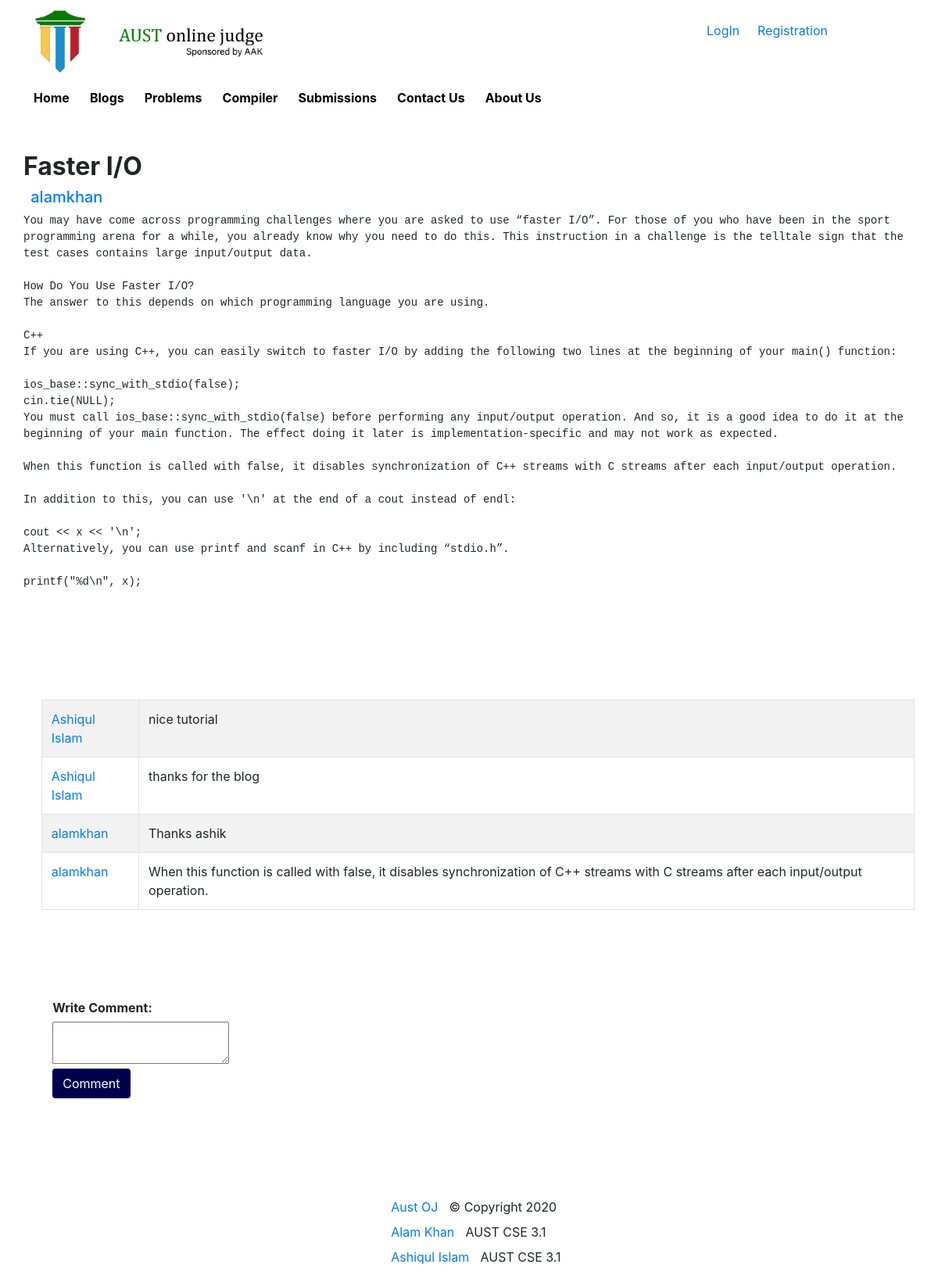
Screenshot of /blog-view.php?id=9000001 with the database file from the repository.
### tables this page shows
CREATE TABLE `project_picture` (
  `name` varchar(200) NOT NULL,
  `path` varchar(200) NOT NULL
);

CREATE TABLE `blog` (
  `blogid` int(11) NOT NULL,
  `heading` varchar(200) NOT NULL,
  `message` longtext NOT NULL,
  `username` varchar(200) NOT NULL,
  `userid` int(11) NOT NULL
);

CREATE TABLE `comments` (
  `blogid` int(11) NOT NULL,
  `username` varchar(200) NOT NULL,
  `userid` int(11) NOT NULL,
  `comment` longtext NOT NULL
);

### blog-view.php (the view, shortened to what this page needs)
<?php
	if(isset($_SESSION['username']))
		include 'loggedin.php';
	else
	include 'notloggedin.php';
	$id  = $_GET['id'];
    $servername = "localhost";
	$username = "root";
	$password = "";
	$dbname = "170204084";
    $conn = new mysqli($servername, $username, $password, $dbname);
    $sql = "SELECT * FROM blog where blogid = '".$id."'";
    $result= $conn->query($sql);
    while($row = $result-> fetch_assoc())
    {
        $blogid = $row["blogid"];
        $heading= $row['heading'];
        $message= $row['message'];
        $name = $row['username'];
        $userid = $row['userid'];
    }
?>
<!DOCTYPE html>
<html lang="en">
	<head>
	    <link rel="stylesheet" href="css/bootstrap.min.css" />
	    <link rel="stylesheet" href="css/main.css" />
	</head>
	<body>
		<div class="Row">
			<div class="container">
				<div class="row bar">
						<div class = "col-1.5">
							<a href="index.php"><button type="button" class="btn homebutton"><b>Home</b></button></a>
						</div>
						<div class = "col-1.5">
							<a href="blogs.php"><button type="button" class="btn homebutton"><b>Blogs</b></button></a>
						</div>
						<div class = "col-1.5">
							<a href="problems.php"><button type="button" class="btn homebutton"><b>Problems</b></button></a>
						</div>
						<div class = "col-1.5">
							<a href="compiler.php"><button type="button" class="btn homebutton"><b>Compiler</b></button></a>
						</div>
						<div class = "col-1.5">
							<a href="submissions.php"><button type="button" class="btn homebutton"><b>Submissions</b></button></a>
						</div>
						<div class = "col-1.5">
							<a href="contactus.php"><button type="button" class="btn homebutton"><b>Contact Us</b></button></a>
						</div>
						<div class = "col-1.5">
							<a href="aboutus.php"><button type="button" class="btn homebutton"><b>About Us</b></button></a>
						</div>
				</div>
			</div>
			<div class="row space"></div>
			<div class="container blog">
				<div class = "row">
                    <div class = "blog-view-design">
                        <h2><b><?php echo $heading ?> </b></h2>
                        <h5>-<a  href="profile.php?id=<?php echo $userid ?>"><?php echo $name ?> </a></h5>
                        <pre class = "statement"><?php echo $message ?> </pre>
                    </div>
               </div>
			</div>
			<div class ="row space"></div>
			<div class="container comment-box">
                <div class = "row">
                    <div class = "problem-design">
                        <h5><b>Comments:</b></h5>
                        <div class="comment-design">
                        	<table class="table table-bordered table-striped">
	                        	<?php
	                        		$sql = "SELECT * FROM comments where blogid = '".$blogid."'";
								    $result= $conn->query($sql);
								    while($row = $result-> fetch_assoc())
								    {
								        echo "<tr><td><a  href=\"profile.php?id=".$row["userid"]."\">".$row["username"]."</a></td> <td>".$row["comment"]."</td></tr>";
								    }
	                        	?>
                        	</table>
                        </div>
                    </div>
               </div>
			</div>
			<div class ="row space"></div>
			<div class="container write-comment">
				<div class ="row space"></div>
				<div class = "problem-design">
					<h6><b>Write Comment:</b></h6>
                      <form method="post" action="add-comment-database.php?id=<?php echo $blogid?>">
			            <textarea class="textarea7" name="comment" required=""></textarea>
                        <button type="submit" class="btn loginbutton " value="Submit" name="submit">Comment</button>
			          </form>
               </div>
               <div class ="row space"></div>
			</div>
		</div>
	</body>
</html>
<?php
	include 'footer.php';
?>

### notloggedin.php (shortened to what this page needs)
<?php
	$conn = new mysqli("localhost", "root","", "170204084");
    $sql = "SELECT * FROM project_picture where name= 'logo'";
    $result= $conn->query($sql);
    while($row = $result-> fetch_assoc())
    {
        $pic= $row["path"];
    }
?>
<!doctype html>
<html lang="en">
	<head>
	    <link rel="stylesheet" href="css/bootstrap.min.css" />
	    <link rel="stylesheet" href="css/main.css" />
	</head>
	<body>
		<div class='Row'>
			<div class="container">
				<div class="row">
					<div class="col-8">
						<img src="<?php echo $pic ?>" class = "logo">
					</div>
					<div class = "login" >
						<a  href="login.php">LogIn</a>
					</div>
					<div class =  "regi">
						<a  href="register.php" >Registration</a>
					</div>
				</div>
			</div>
		</div>
	</body>
</html>

### footer.php (shortened to what this page needs)
<!doctype html>
<html lang="en">
	<head>
	    <link rel="stylesheet" href="css/bootstrap.min.css" />
	    <link rel="stylesheet" href="css/main.css" />
	</head>
	<body>
		<div class='Row'>
			<div class="container ">
				<div class="row space">	</div>
				<div class="row footer-image">
					<div class = "footer-content col-md-3">
						<div class = "row">
							<div class ="footer-text">
								<a href="index.php">Aust OJ </a>
							</div>
							<div class ="footer-text">
								<label> &copy Copyright 2020</label>
							</div>
						</div>
						<div class = "row">
							<div class ="footer-text">
								<a href="https://facebook.com/alamkhan1997">Alam Khan </a>
							</div>
							<div class ="footer-text">
								<label> AUST CSE 3.1</label>
							</div>
						</div>
						<div class = "row">
							<div class ="footer-text">
								<a href="https://facebook.com/mohammadashiqul.islam.5">Ashiqul Islam </a>
							</div>
							<div class ="footer-text">
								<label> AUST CSE 3.1</label>
							</div>
						</div>
					</div>
				</div>
			</div>
		</div>
	</body>
</html>

### css/main.css (style rules this page uses)
.Row { background: white; margin: 1%; }
.regi { margin-left: 2%; margin-top: 15px; }
.login { margin-top: 15px; margin-left: 10%; }
.footer-content { margin-top: 15px; margin-left: 40%; }
.footer-text { margin-left: 5%; }
.logo { width : 40%; height: auto; }
h5 { color: white; }
.homebutton { background-color:White; box-shadow:White; }
.space { height: 50px; }
.table-striped { margin-top: 50px; }
.loginbutton { background-color:#00004d; box-shadow:#009933; color: white; }
.statement { white-space:pre-wrap; }
.problem-design { padding-left: 2%; }

### rows the page displays
project_picture: path (picture)
blog: heading "Faster I/O", username "alamkhan", message "You may have come across programming challenges where you are asked to use “faster I/O”. For those of you who have been in the sport programming arena for a while, you already know why you need to do this. This instruction in a challenge is the telltale sign that the test cases contains large input/output data. How Do You Use Faster I/O? The answer to this depends on which programming language you are using. C++ If you are using C++, you can easily switch to faster I/O by adding the following two lines at the beginning of your main() function: ios_base::sync_with_stdio(false); cin.tie(NULL); You must call ios_base::sync_with_stdio(false) before performing any input/output operation. And so,…"
comments: username "Ashiqul Islam", comment "nice tutorial"
comments: username "Ashiqul Islam", comment "thanks for the blog"
comments: username "alamkhan", comment "Thanks ashik"
comments: username "alamkhan", comment "When this function is called with false, it disables synchronization of C++ streams with C streams after each input/output operation."
